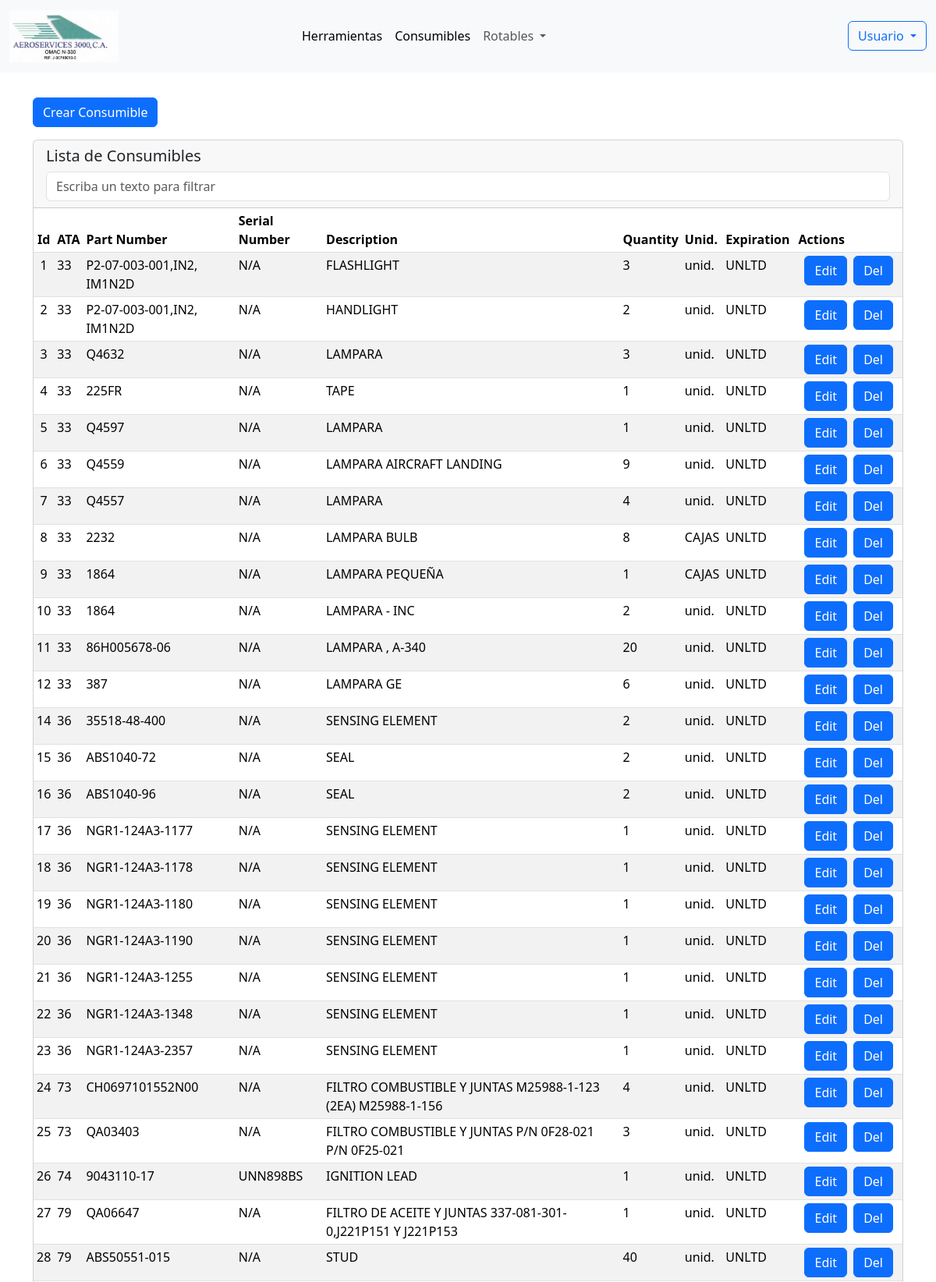
The page /consumibles/consumibles_list (signed in, upper part) on the database its author committed.
### app/backend/models/consumibles.py (models this page shows, shortened)
class Consumible(db.Model):
    __tablename__ = 'consumible'
    id = db.Column(db.Integer, primary_key=True)
    ata = db.Column(db.Integer, nullable=False)
    part_num = db.Column(db.String(128), nullable=False)
    serial_num = db.Column(db.String(32), nullable=False)
    description = db.Column(db.String(1024), nullable=True)
    quantity = db.Column(db.Integer, nullable=True)
    type_quantity = db.Column(db.String(16), nullable=True)
    expiration = db.Column(db.String(8), nullable=False)
    def to_dict(self):
        return {
            'id': self.id,
            'ata': self.ata,
            'part_num': self.part_num,
            'serial_num': self.serial_num,
            'description': self.description,
            'quantity': self.quantity,
            'type_quantity': self.type_quantity,
            'expiration': self.expiration
        }

### app/backend/web_endpoints/consumibles/routes_consumibles.py (the view)
@bp.route('/consumibles_list', methods=['GET'])
@login_required
@role_required("USER")
def consumibles_list():
    mgr = MgrdbConsumibles()
    all_list = mgr.get_all()
    consumibles_dict = [consumible.to_dict() for consumible in all_list]
    datadict = consumibles_dict
    vargs = ConsumibleVARGS()
    vargs.table_name = "Lista de Consumibles"
    vargs.table_id = "table_consumibles"
    vargs.search_box = "table_search"
    return render_template('wp_consumibles_list.html',
                           datadict=datadict,
                           vargs=vargs,
                           form_url="consumibles.consumible_form",
                           del_url="consumibles.consumibles_delete")

### app/backend/managers/MgrdbAuth.py (called while the page is built)
    def get_user_by_username(self, username):
        return self.db.session.query(self.model).filter_by(username=username).first()

### app/backend/managers/MgrdbBase.py (called while the page is built)
    def get_all(self):
        return self.model.query.all()

### app/backend/web_endpoints/auth.py (called while the page is built)
@bp.before_app_request
def load_logged_in_user():
    username = session.get('username')
    if username is None:
        g.user = None
    else:
        g.user = mgr_users.get_user_by_username(username)  # Obtiene el usuario

def login_required(view):
    @functools.wraps(view)
    def wrapped_view(**kwargs):
        if g.user is None:
            return redirect(url_for('auth.login'))
        return view(**kwargs)
    return wrapped_view

def role_required(required_role):
    def decorator(view):
        @functools.wraps(view)
        def wrapped_view(**kwargs):
            user_role = session.get('role')
            if g.user is None or (user_role != "ADMIN" and user_role != required_role):
                flash("Acceso denegado. No tienes los permisos necesarios.", "danger")
                return redirect(url_for('auth.login'))
            return view(**kwargs)
        return wrapped_view
    return decorator

### app/frontend/templates/wp_consumibles_list.html (shortened to what this page needs)
{% extends 'base.html' %}
{% from 'macro_consumibles.jinja2' import macro_list_consumibles_model %}
{% from 'macro_buttons.jinja2' import button_create_entity %}
{% set table_id = vargs.table_id %}
{% set search_box = vargs.search_box %}
{% block content %}
<div class="container mt-3 mb-3">
    {{ button_create_entity(form_url, "Crear Consumible", "crear_consumible_button") }}
</div>
{{macro_list_consumibles_model(datadict, vargs, form_url, del_url)}}
{% endblock %}

### app/frontend/macros/macro_consumibles.jinja2 (shortened to what this page needs)
{% from 'macro_buttons.jinja2' import button_edit_entity %}
{% from 'macro_buttons.jinja2' import button_delete_entity %}
{% macro macro_list_consumibles_model(datadict, vargs, form_url=none, delete_url=none) %}
<div class="container">
    <div class="card">
      <div class="card-header">
        <div>
          <h5 class="">{{vargs.table_name}}</h5>
        </div>
        <div class="d-flex">
          <input class="form-control flex-grow-1" type="text" id="{{vargs.search_box}}" placeholder="Escriba un texto para filtrar">
        </div>
      </div>
      <div class="table-responsive">
          <table class="table table-striped table-sm" id="{{vargs.table_id}}">
              <thead>
                  <th class="text-center">{{vargs.id}}</th>
                  <th>{{vargs.ata}}</th>
                  <th>{{vargs.part_num}}</th>
                  <th>{{vargs.serial_num}}</th>
                  <th>{{vargs.description}}</th>
                  <th>{{vargs.quantity}}</th>
                  <th>{{vargs.type_quantity }}</th>
                  <th>{{vargs.expiration}}</th>
                  <th>Actions</th>
              </thead>
              <tbody>
                  {% for data in datadict %}
                  {% set id_edit_button = "edit_consumible_" + data.id|string %}
                  {% set id_del_button = "del_consumible_" + data.id|string %}
                  <tr>
                    <td class="text-center">{{ data.id }}</td>
                    <td>{{ data.ata }}</td>
                    <td>{{ data.part_num }}</td>
                    <td>{{ data.serial_num }}</td>
                    <td>{{ data.description }}</td>
                    <td>{{ data.quantity }}</td>
                    <td>{{ data.type_quantity }}</td>
                    <td>{{ data.expiration }}</td>
                    <td>
                        <div class="d-flex mx-1">
                            <div class="mx-1">
                                {{ button_edit_entity(form_url, data.id, id_edit_button) }}
                            </div>
                            <div class="mx-1">
                                {{ button_delete_entity(delete_url, data.id, id_del_button) }}
                            </div>
                        </div>
                    </td>
                  </tr>
                  {% endfor %}
              </tbody>
          </table>
      </div>
    </div>
  </div>
{% endmacro %}

### app/frontend/macros/macro_buttons.jinja2 (shortened to what this page needs)
{% macro button_create_entity(url, title, id_botton) %}
<a id="boton{{ id_botton }}" class="btn btn-primary mt-3" role="button"
    title="{{ title }}"
    alt="{{ title }}"
    href="{{ url_for(url) }}"
    data-href="{{ url }}"
    data-disable-loading="true">
     {{ title }}
</a>
{% endmacro %}
{% macro button_edit_entity(url, id_entity, id_botton) %}
<a id="boton{{ id_botton }}" class="btn btn-primary" role="button"
    title="edit"
    alt="edit"
    href="{{ url_for(url, id=id_entity) }}"
    data-href="{{ url }}"
    data-disable-loading="true">
     Edit
</a>
{% endmacro %}
{% macro button_delete_entity(url, id_entity, id_botton) %}
<a id="boton{{ id_botton }}" class="btn btn-primary" role="button"
    title="edit"
    alt="edit"
    href="{{ url_for(url, id=id_entity) }}"
    data-href="{{ url }}"
    data-disable-loading="true">
     Del
</a>
{% endmacro %}

### rows shown on the page
Consumible: id "1", ata "33", part_num "P2-07-003-001,IN2, IM1N2D", serial_num "N/A", description "FLASHLIGHT", quantity "3", type_quantity "unid.", expiration "UNLTD"
Consumible: id "2", ata "33", part_num "P2-07-003-001,IN2, IM1N2D", serial_num "N/A", description "HANDLIGHT", quantity "2", type_quantity "unid.", expiration "UNLTD"
Consumible: id "3", ata "33", part_num "Q4632", serial_num "N/A", description "LAMPARA", quantity "3", type_quantity "unid.", expiration "UNLTD"
Consumible: id "4", ata "33", part_num "225FR", serial_num "N/A", description "TAPE", quantity "1", type_quantity "unid.", expiration "UNLTD"
Consumible: id "5", ata "33", part_num "Q4597", serial_num "N/A", description "LAMPARA", quantity "1", type_quantity "unid.", expiration "UNLTD"
Consumible: id "6", ata "33", part_num "Q4559", serial_num "N/A", description "LAMPARA AIRCRAFT LANDING", quantity "9", type_quantity "unid.", expiration "UNLTD"
Consumible: id "7", ata "33", part_num "Q4557", serial_num "N/A", description "LAMPARA", quantity "4", type_quantity "unid.", expiration "UNLTD"
Consumible: id "8", ata "33", part_num "2232", serial_num "N/A", description "LAMPARA BULB", quantity "8", type_quantity "CAJAS", expiration "UNLTD"
Consumible: id "9", ata "33", part_num "1864", serial_num "N/A", description "LAMPARA PEQUEÑA", quantity "1", type_quantity "CAJAS", expiration "UNLTD"
Consumible: id "10", ata "33", part_num "1864", serial_num "N/A", description "LAMPARA - INC", quantity "2", type_quantity "unid.", expiration "UNLTD"
Consumible: id "11", ata "33", part_num "86H005678-06", serial_num "N/A", description "LAMPARA , A-340", quantity "20", type_quantity "unid.", expiration "UNLTD"
Consumible: id "12", ata "33", part_num "387", serial_num "N/A", description "LAMPARA GE", quantity "6", type_quantity "unid.", expiration "UNLTD"
Consumible: id "14", ata "36", part_num "35518-48-400", serial_num "N/A", description "SENSING ELEMENT", quantity "2", type_quantity "unid.", expiration "UNLTD"
Consumible: id "15", ata "36", part_num "ABS1040-72", serial_num "N/A", description "SEAL", quantity "2", type_quantity "unid.", expiration "UNLTD"
Consumible: id "16", ata "36", part_num "ABS1040-96", serial_num "N/A", description "SEAL", quantity "2", type_quantity "unid.", expiration "UNLTD"
Consumible: id "17", ata "36", part_num "NGR1-124A3-1177", serial_num "N/A", description "SENSING ELEMENT", quantity "1", type_quantity "unid.", expiration "UNLTD"
Consumible: id "18", ata "36", part_num "NGR1-124A3-1178", serial_num "N/A", description "SENSING ELEMENT", quantity "1", type_quantity "unid.", expiration "UNLTD"
Consumible: id "19", ata "36", part_num "NGR1-124A3-1180", serial_num "N/A", description "SENSING ELEMENT", quantity "1", type_quantity "unid.", expiration "UNLTD"
Consumible: id "20", ata "36", part_num "NGR1-124A3-1190", serial_num "N/A", description "SENSING ELEMENT", quantity "1", type_quantity "unid.", expiration "UNLTD"
Consumible: id "21", ata "36", part_num "NGR1-124A3-1255", serial_num "N/A", description "SENSING ELEMENT", quantity "1", type_quantity "unid.", expiration "UNLTD"
Consumible: id "22", ata "36", part_num "NGR1-124A3-1348", serial_num "N/A", description "SENSING ELEMENT", quantity "1", type_quantity "unid.", expiration "UNLTD"
Consumible: id "23", ata "36", part_num "NGR1-124A3-2357", serial_num "N/A", description "SENSING ELEMENT", quantity "1", type_quantity "unid.", expiration "UNLTD"
Consumible: id "24", ata "73", part_num "CH0697101552N00", serial_num "N/A", description "FILTRO COMBUSTIBLE Y JUNTAS M25988-1-123 (2EA) M25988-1-156", quantity "4", type_quantity "unid.", expiration "UNLTD"
Consumible: id "25", ata "73", part_num "QA03403", serial_num "N/A", description "FILTRO COMBUSTIBLE Y JUNTAS P/N 0F28-021 P/N 0F25-021", quantity "3", type_quantity "unid.", expiration "UNLTD"
Consumible: id "26", ata "74", part_num "9043110-17", serial_num "UNN898BS", description "IGNITION LEAD", quantity "1", type_quantity "unid.", expiration "UNLTD"
Consumible: id "27", ata "79", part_num "QA06647", serial_num "N/A", description "FILTRO DE ACEITE Y JUNTAS 337-081-301-0,J221P151 Y J221P153", quantity "1", type_quantity "unid.", expiration "UNLTD"
Consumible: id "28", ata "79", part_num "ABS50551-015", serial_num "N/A", description "STUD", quantity "40", type_quantity "unid.", expiration "UNLTD"

### other values the page prints
{{ title }} "Crear Consumible"
{{ vargs.table_name }} "Lista de Consumibles"
{{ vargs.id }} "Id"
{{ vargs.ata }} "ATA"
{{ vargs.part_num }} "Part Number"
{{ vargs.serial_num }} "Serial Number"
{{ vargs.description }} "Description"
{{ vargs.quantity }} "Quantity"
{{ vargs.type_quantity }} "Unid."
{{ vargs.expiration }} "Expiration"
